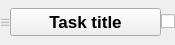
<?xml version="1.0" encoding="UTF-8"?>
<ui version="4.0">
 <class>ComponentNode</class>
 <widget class="QWidget" name="ComponentNode">
  <property name="geometry">
   <rect>
    <x>0</x>
    <y>0</y>
    <width>175</width>
    <height>45</height>
   </rect>
  </property>
  <property name="windowTitle">
   <string>Form</string>
  </property>
  <layout class="QVBoxLayout" name="verticalLayout">
   <property name="spacing">
    <number>0</number>
   </property>
   <property name="leftMargin">
    <number>0</number>
   </property>
   <property name="topMargin">
    <number>0</number>
   </property>
   <property name="rightMargin">
    <number>0</number>
   </property>
   <property name="bottomMargin">
    <number>0</number>
   </property>
   <item>
    <layout class="QHBoxLayout" name="horizontalLayout">
     <item>
      <widget class="QLabel" name="m_handle">
       <property name="palette">
        <palette>
         <active>
          <colorrole role="WindowText">
           <brush brushstyle="SolidPattern">
            <color alpha="255">
             <red>192</red>
             <green>191</green>
             <blue>188</blue>
            </color>
           </brush>
          </colorrole>
          <colorrole role="Text">
           <brush brushstyle="SolidPattern">
            <color alpha="255">
             <red>119</red>
             <green>118</green>
             <blue>123</blue>
            </color>
           </brush>
          </colorrole>
         </active>
         <inactive>
          <colorrole role="WindowText">
           <brush brushstyle="SolidPattern">
            <color alpha="255">
             <red>192</red>
             <green>191</green>
             <blue>188</blue>
            </color>
           </brush>
          </colorrole>
          <colorrole role="Text">
           <brush brushstyle="SolidPattern">
            <color alpha="255">
             <red>119</red>
             <green>118</green>
             <blue>123</blue>
            </color>
           </brush>
          </colorrole>
         </inactive>
         <disabled>
          <colorrole role="WindowText">
           <brush brushstyle="SolidPattern">
            <color alpha="255">
             <red>146</red>
             <green>149</green>
             <blue>149</blue>
            </color>
           </brush>
          </colorrole>
          <colorrole role="Text">
           <brush brushstyle="SolidPattern">
            <color alpha="255">
             <red>146</red>
             <green>149</green>
             <blue>149</blue>
            </color>
           </brush>
          </colorrole>
         </disabled>
        </palette>
       </property>
       <property name="font">
        <font>
         <pointsize>13</pointsize>
         <weight>75</weight>
         <bold>true</bold>
        </font>
       </property>
       <property name="cursor">
        <cursorShape>ClosedHandCursor</cursorShape>
       </property>
       <property name="toolTip">
        <string>Click and drag to reposition this component.</string>
       </property>
       <property name="text">
        <string>≡</string>
       </property>
      </widget>
     </item>
     <item>
      <widget class="QPushButton" name="m_title">
       <property name="sizePolicy">
        <sizepolicy hsizetype="MinimumExpanding" vsizetype="Fixed">
         <horstretch>0</horstretch>
         <verstretch>0</verstretch>
        </sizepolicy>
       </property>
       <property name="font">
        <font>
         <pointsize>13</pointsize>
         <weight>75</weight>
         <bold>true</bold>
        </font>
       </property>
       <property name="toolTip">
        <string>Click to expand/contract this component.</string>
       </property>
       <property name="text">
        <string>Task title</string>
       </property>
       <property name="checkable">
        <bool>true</bool>
       </property>
       <property name="checked">
        <bool>false</bool>
       </property>
       <property name="flat">
        <bool>false</bool>
       </property>
      </widget>
     </item>
     <item>
      <widget class="QCheckBox" name="m_visible">
       <property name="toolTip">
        <string>&lt;html&gt;&lt;head/&gt;&lt;body&gt;&lt;p&gt;Toggle visibility.&lt;br/&gt;&lt;/p&gt;&lt;p&gt;If checked, this component will be visible; otherwise, it will be hidden.&lt;/p&gt;&lt;/body&gt;&lt;/html&gt;</string>
       </property>
       <property name="text">
        <string/>
       </property>
      </widget>
     </item>
    </layout>
   </item>
  </layout>
 </widget>
 <resources/>
 <connections/>
</ui>
